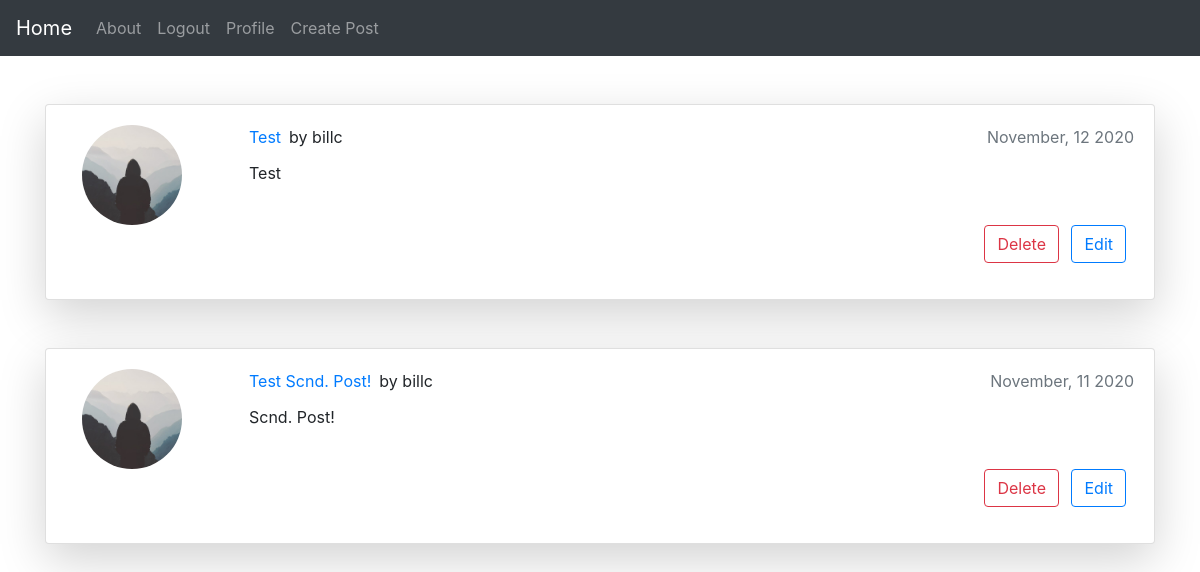
Page / (signed in) on the committed database.
### posts/models.py (models this page shows, shortened)
class Post(models.Model):
    title = models.CharField(max_length=100)
    content = RichTextField(blank=True,null=True)
    created_at = models.DateTimeField(default=timezone.now)
    likes = models.ManyToManyField(User, related_name="blog_posts")
    author = models.ForeignKey(User,on_delete=models.CASCADE)

### users/models.py (models this page shows, shortened)
class Profile(models.Model):
    user = models.OneToOneField(User,on_delete=models.CASCADE)
    image = models.ImageField(default="default.jpg",upload_to="profile_pics")
    bio = models.TextField(null=True)
    website = models.CharField(max_length=255,null=True)

### posts/views.py (the view)
# urls.py: path("",PostListView.as_view(),name="posts-home"),
class PostListView(LoginRequiredMixin,ListView):
    model = Post
    context_object_name = "posts"
    template_name = "posts/home.html"
    ordering = ["-created_at"]
    paginate_by = 5

### posts/templates/posts/home.html (shortened to what this page needs)
{% extends "posts/base.html" %}
{% block content %}
<div class="container">
{% for post in posts %}
    <div class="card shadow-lg rounded bg-white mt-5 mb-5">
        <div class="card-body">
          <div class="row">
        <div class="col-2">
       <img class="ml-3 img-fluid" src="{{ user.profile.image.url }}" style="border-radius: 50%;width:100px;" alt="Profile Picture">
       </div>
       <div class="col">
            <div class="card-title d-flex"><a href="{% url 'post-detail' post.id %}">{{ post.title }}</a>
                <span class="ml-2">by {{ post.author.username }}</span>
                <span class="text-muted ml-auto">{{ post.created_at|date:"F, d Y" }}</span>
            </div>
            <div class="card-text">
                {{ post.content|safe }}
            </div>
        </div>
        </div>              <div class="form-group d-flex">
            <div class="ml-auto">
            <a class="btn btn-outline-danger mr-2" href="{% url 'post-delete' post.id %}">Delete</a>
            <a class="btn btn-outline-primary mr-2" href="{% url 'post-update' post.id %}">Edit</a>
        </div>
        </div>
       </div>
    </div>
   {% endfor %}
</div>
{% endblock %}

### rows in the picture
Post: profile.image (placeholder picture), title "Test", author.username "billc", created_at "November, 12 2020", content "Test"
Post: profile.image (placeholder picture), title "Test Scnd. Post!", author.username "billc", created_at "November, 11 2020", content "Scnd. Post!"
